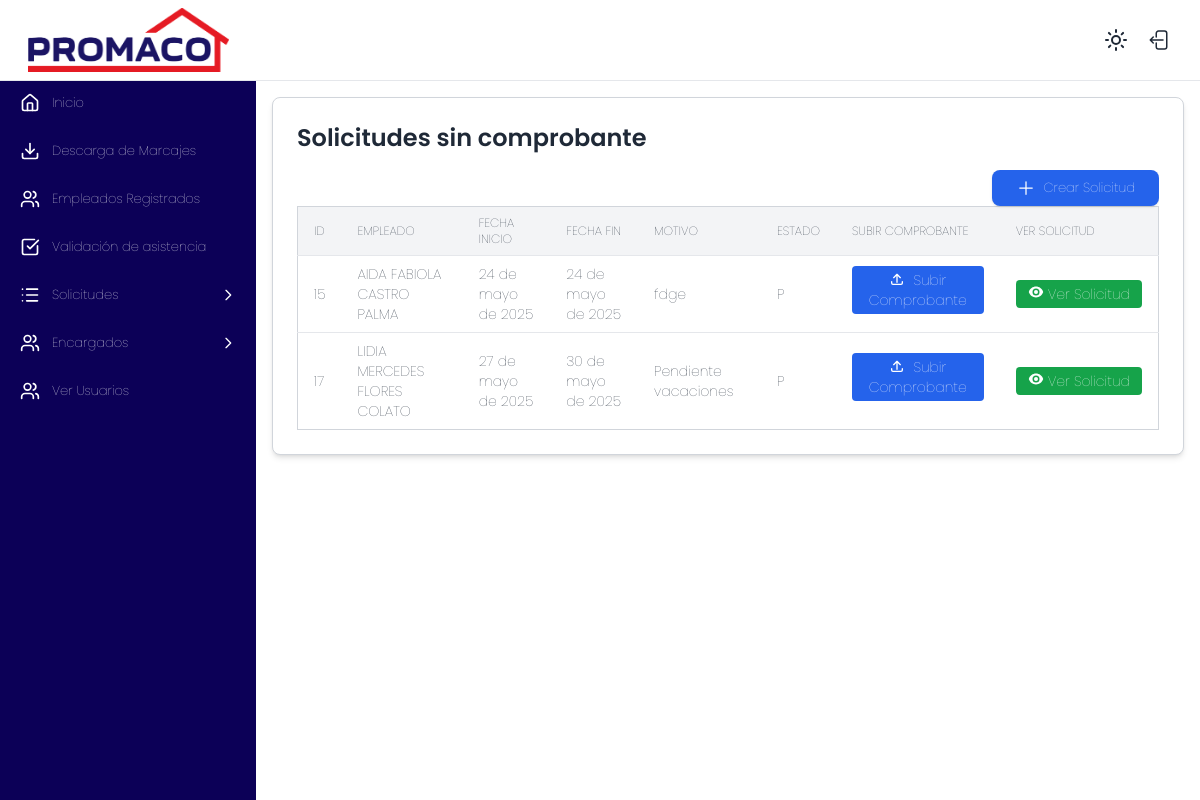
The app's page /marcaje/subir_comprobantes/ (signed in), older data.
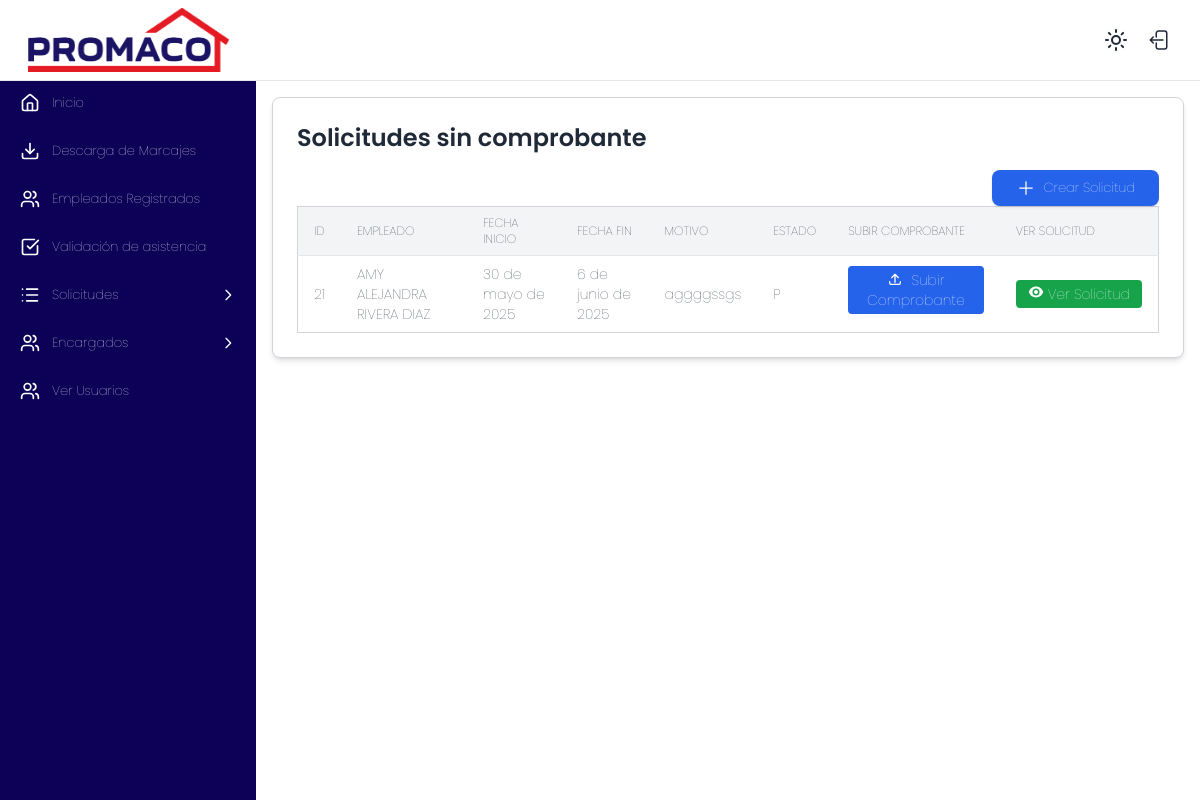
The same page, newer data.
### marcaje/models.py (models this page shows, shortened)
class Permisos(models.Model):
    ESTADO_SOLICITUD = [
        ('P', 'Pendiente'),
        ('A', 'Aprobada'),
        ('SB', 'SUBSANADO'),
        ('R', 'Rechazada'),
    ]
    encargado = models.ForeignKey(Empleado, related_name="solicitudes_enviadas", on_delete=models.PROTECT)
    empleado = models.ForeignKey(Empleado, on_delete=models.CASCADE)
    tipo_permiso = models.ForeignKey(TipoPermisos, on_delete=models.PROTECT)
    fecha_inicio = models.DateField()
    fecha_final = models.DateField()
    fecha_solicitud = models.DateField(auto_now=True)
    descripcion = models.CharField(max_length=300)
    tiene_comprobante = models.BooleanField(default=False)
    estado_solicitud = models.CharField(choices=ESTADO_SOLICITUD, default='P')
    pendiente_subsanar = models.BooleanField(default=False)
    aprobacion_gerencial = models.BooleanField(default=False)

class Empleado(models.Model):
    user = models.OneToOneField(User, on_delete=models.SET_NULL, null=True, blank=True)
    id_externo = models.IntegerField(unique=True)
    codigo = models.CharField(max_length=20)
    nombre = models.CharField(max_length=100)
    departamento = models.CharField(max_length=100)
    sucursal = models.ForeignKey(Sucursal, on_delete=models.PROTECT)
    es_encargado = models.BooleanField(default=False)
    class Meta:
        verbose_name = "Empleado"
        verbose_name_plural = "Empleados"
        ordering = ['nombre']
    def __str__(self):
        return f"{self.nombre} "

### marcaje/views.py (the view)
# urls.py: path('subir_comprobantes/', views.subir_comprobante, name='subir_comprobantes'),
def subir_comprobante(request):
    encargado = Empleado.objects.get(user=request.user)
    empleados_cargo = Empleado.objects.filter(encargado_asignado__encargado=encargado)
    solicitudes = Permisos.objects.filter(Q(empleado__in=empleados_cargo, tiene_comprobante=False) | Q(empleado__in=empleados_cargo, estado_solicitud='SB', pendiente_subsanar=True))
    return render(request, 'subir_comprobantes.html', {
        'solicitudes': solicitudes,
    })

### marcaje/context_processors.py (called while the page is built)
def empleados_a_cargo_context(request):
    empleados_cargo = []
    encargado_obj = None
    if request.user.is_authenticated:
        try:
            encargado = Empleado.objects.get(user=request.user)
            encargado_obj = encargado
            if encargado.es_encargado:
                empleados_cargo = Empleado.objects.filter(
                    encargado_asignado__encargado=encargado
                )
        except Empleado.DoesNotExist:
            encargado_obj = None
    return {'empleados_a_cargo_global': empleados_cargo, 'encargado': encargado_obj}

### marcaje/templates/subir_comprobantes.html (shortened to what this page needs)
{% extends 'base.html' %}
{% block content %}
<div class="w-full max-w-7xl mx-auto bg-white dark:bg-gray-800 p-6 rounded-lg shadow-md border border-gray-300">
  <h2 class="text-2xl font-semibold mb-4 text-gray-800 dark:text-gray-200">Solicitudes sin comprobante</h2>
  <div class="overflow-x-auto">
    <div class="flex justify-end items-end">
            <a href="/marcaje/crear-permiso" class="bg-blue-600 text-white px-6 py-2 rounded-lg shadow hover:bg-blue-700 transition duration-200 flex items-center">
              <svg xmlns="http://www.w3.org/2000/svg" fill="none" viewBox="0 0 24 24" stroke-width="1.5" stroke="currentColor" class="inline w-5 h-5 align-middle mr-2">
                <path stroke-linecap="round" stroke-linejoin="round" d="M12 4.5v15m7.5-7.5h-15" />
              </svg>
              Crear Solicitud
            </a>
        </div>
    <table id="tabla-comprobantes" class="min-w-full text-sm text-left border border-gray-300">
      <thead class="bg-gray-100 dark:bg-gray-600 uppercase text-xs">
        <tr>
          <th class="px-4 py-2">Id</th>
          <th class="px-4 py-2">Empleado</th>
          <th class="px-4 py-2">Fecha Inicio</th>
          <th class="px-4 py-2">Fecha Fin</th>
          <th class="px-4 py-2">Motivo</th>
          <th class="px-4 py-2">Estado</th>
          <th class="px-4 py-2">Subir comprobante</th>
          <th class="px-4 py-2">Ver Solicitud</th>
        </tr>
      </thead>
      <tbody>
        {% for s in solicitudes %}
        <tr id="permiso-{{s.id}}" class="border-t border-gray-200 hover:bg-gray-100 dark:hover:bg-gray-700 transition-colors duration-200">
          <td class="px-4 py-2">{{ s.id }}</td>
          <td class="px-4 py-2">{{ s.empleado }}</td>
          <td class="px-4 py-2">{{ s.fecha_inicio }}</td>
          <td class="px-4 py-2">{{ s.fecha_final }}</td>
          <td class="px-4 py-2">{{ s.descripcion }}</td>
          <td class="px-4 py-2">{{ s.estado_solicitud }}</td>
          <td class="px-4 py-2">
            <button
              class="bg-blue-600 text-white px-3 py-1 rounded hover:bg-blue-700 text-sm hover:text-white transition"
              hx-get="{% url 'form_comprobante' s.id %}"
              hx-target="#formulario-{{ s.id }}"
              hx-swap="innerHTML"
            >
             <svg xmlns="http://www.w3.org/2000/svg" class="inline w-4 h-4 mr-1 -mt-1" fill="none" viewBox="0 0 24 24" stroke="currentColor">
                <path stroke-linecap="round" stroke-linejoin="round" stroke-width="2" d="M4 16v2a2 2 0 002 2h12a2 2 0 002-2v-2M7 10l5-5m0 0l5 5m-5-5v12" />
              </svg>
              Subir Comprobante
            </button>
          </td>
          <td class="px-4 py-2">
            <div class="flex flex-nowrap items-center">
              <a href="{% url 'ficha_permiso' s.id %}" target="_blank" class="bg-green-600 text-white px-3 py-1 rounded hover:bg-green-700 text-sm hover:text-white transition flex items-center whitespace-nowrap">
                Ver Solicitud
              </a>
            </div>
          </td>
        </tr>
        {% empty %}
        <tr>
          <td colspan="5" class="text-center py-4 text-gray-500">No hay solicitudes pendientes de comprobante.</td>
        </tr>
        {% endfor %}
      </tbody>
    </table>
  </div>
</div>
{% endblock %}

Row changes from the older to the newer data that the page shows:
no longer on this page (row edited): Permisos: id "15", empleado "AIDA FABIOLA CASTRO PALMA", fecha_inicio "24 de mayo de 2025", fecha_final "24 de mayo de 2025", descripcion "fdge", estado_solicitud "P"
no longer on this page (row edited): Permisos: id "17", empleado "LIDIA MERCEDES FLORES COLATO", fecha_inicio "27 de mayo de 2025", fecha_final "30 de mayo de 2025", descripcion "Pendiente vacaciones", estado_solicitud "P"
added Permisos: id "21", empleado "AMY ALEJANDRA RIVERA DIAZ", fecha_inicio "30 de mayo de 2025", fecha_final "6 de junio de 2025", descripcion "aggggssgs", estado_solicitud "P"
